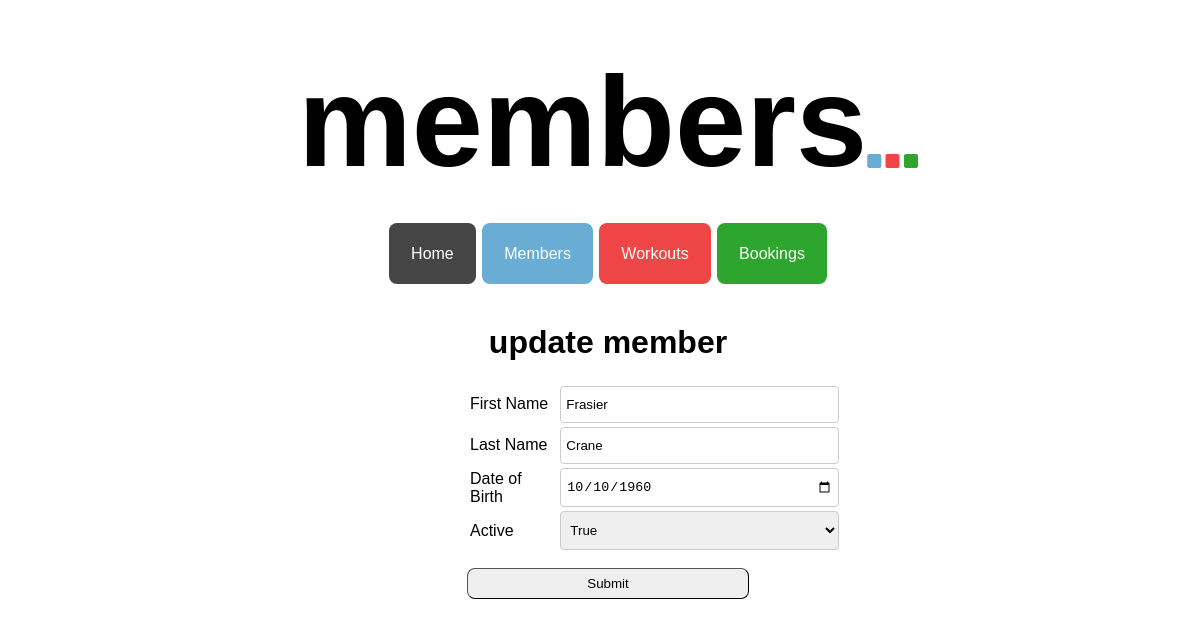
The page /members/1/update on the database as committed earlier.
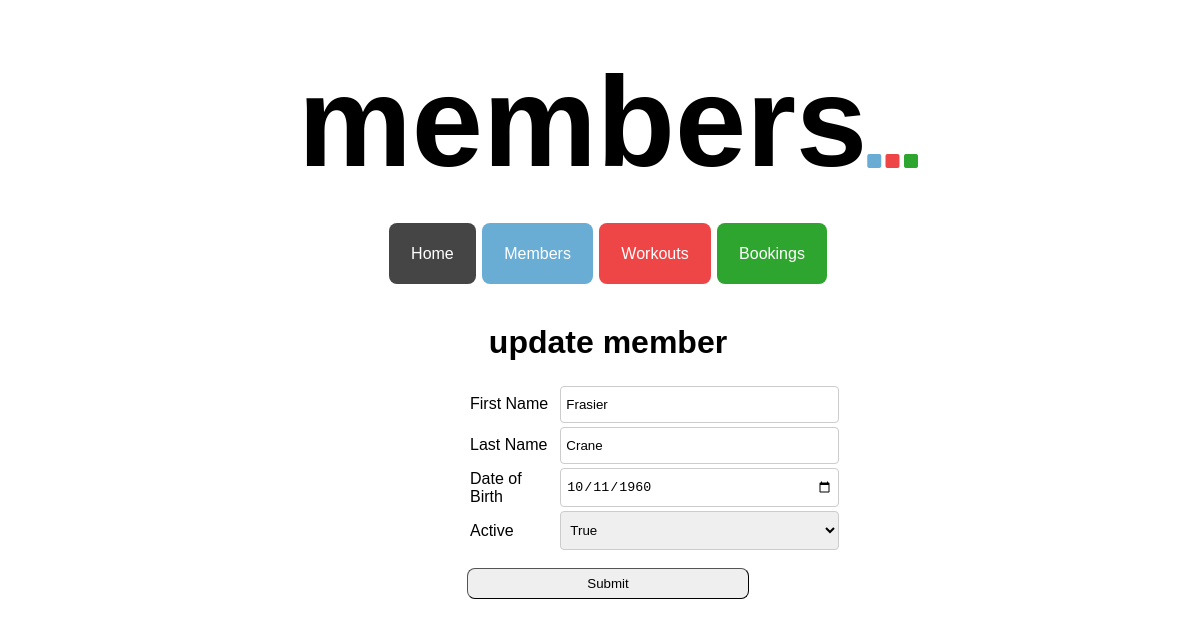
The same page on the database as committed later.
### tables this page shows
CREATE TABLE members (
    id INTEGER PRIMARY KEY AUTOINCREMENT,
    first_name VARCHAR,
    last_name VARCHAR,
    dob DATE,
    active BOOLEAN
);

### controllers/member_controller.py (the view)
@members_blueprint.route("/members/<id>/update")
def edit_member(id):
    route_name = "members"
    member = member_repository.select(id)
    return render_template("/members/edit.html", route_name=route_name, member=member)

### db/run_sql.py (called while the page is built)
def get_db():
    path = os.path.dirname(os.path.abspath(__file__))
    db = os.path.join(path, "gym_db.db")
    conn = sqlite3.connect(db)
    conn.execute("PRAGMA foreign_keys = 1")
    conn.row_factory = sqlite3.Row
    return conn

def run_sql(sql, values = []):
    db = get_db()
    cursor = db.cursor()
    cursor.execute(sql, values)
    results = cursor.fetchall()
    db.commit()
    db.close()
    return results

### repositories/member_repository.py (called while the page is built)
def select(id):
    member = None
    sql = "SELECT * FROM members WHERE id = ?"
    values = [id]
    result = run_sql(sql, values)[0]
    if result is not None:
        active = True if result['active'] == 1 else False
        member = Member(result['first_name'], result['last_name'], result['dob'], active, result['id'])
    return member

### templates/members/edit.html (shortened to what this page needs)
{% extends 'base.html'%}
{% block content %}
<div class="edit_page_container">
    <h1>update member</h1>
    <form class="edit_form" action="/members/{{member.id}}" method="post">
        <table class="edit_table">
            <tr>
                <td>
                    <label class="edit_form_label" for="first_name">First Name</label>
                </td>
                <td>
                    <input class="edit_form_input" type="text" id="first_name" name="first_name"
                        value={{member.first_name}} placeholder={{member.first_name}} required autofocus>
                </td>
            </tr>
            <tr>
                <td>
                    <label class="edit_form_label" for="last_name">Last Name</label>
                </td>
                <td>
                    <input class="edit_form_input" type="text" id="last_name" name="last_name"
                        value={{member.last_name}} placeholder={{member.last_name}} required>
                </td>
            </tr>
            <tr>
                <td>
                    <label class="edit_form_label" for={{member.dob}}>Date of Birth</label>
                </td>
                <td>
                    <input class="edit_form_input" type="date" id="dob" name="dob" value={{member.dob}} required>
                </td>
            </tr>
            <tr>
                <td>
                    <label class="edit_form_label" for={{member.active}}>Active</label>
                </td>
                {% if member.active == True %}
                <td>
                    <select class="edit_form_input" id="active" name="active">
                        <option value={{member.active}}>{{member.active}}</option>
                    </select>
                </td>
                {% endif %}
            </tr>
        </table>
        <div>
            <button class="edit_page_button" type="submit">Submit</button>
        </div>
    </form>
</div>
{% endblock %}

Rows that differ between the two databases and show on the page:
changed members "Frasier": dob "10/10/1960" → "10/11/1960"
